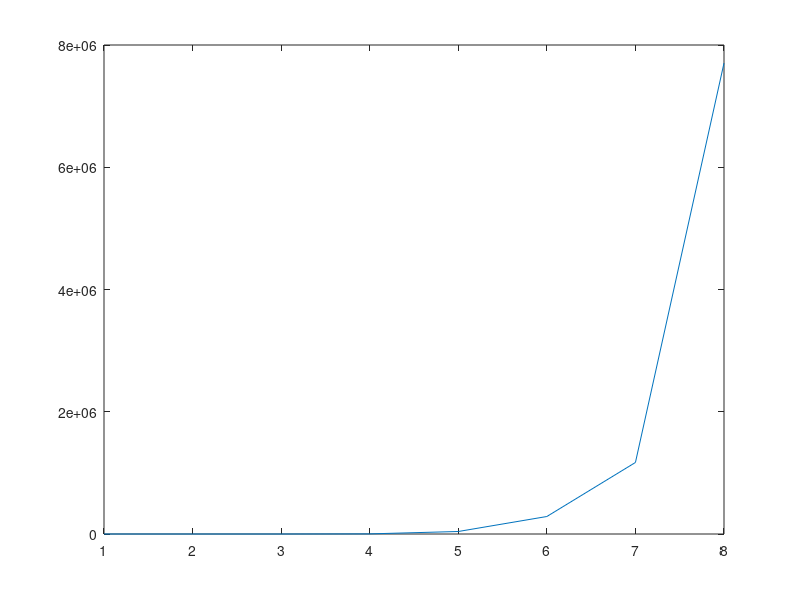

The MATLAB script that drew this image:
edit exectimegraph
x1 = [0 0 0 1000 21020 102095 476451 3586357]
x2 = [0 0 0 0 0 0 0 0]
x3 = [0 0 0 2002 41036 286269 1170096 7704219]
x4 = [0 0 0 1001 33029 83077 332311 3681450]
x5 = [0 0 0 0 0 0 0 0]
x6 = [0 0 0 3003 42039  187176 737690 7065619]
x7 = [0 0 0 1000 29026 81076 577541 3500279]
x8 = [0 0 0 0 0 0 0 0]
x9 = [0 0 0 2001 41037 291273 1009948 6555141]
x10 = [0 0 0 1001 23021 81075 553519 3879635]
x11 = [0 0 0 0 0 0 0 0]
x12 = [0 0 0 1001 58053 192180 742696 8465932]
plot(x3)
